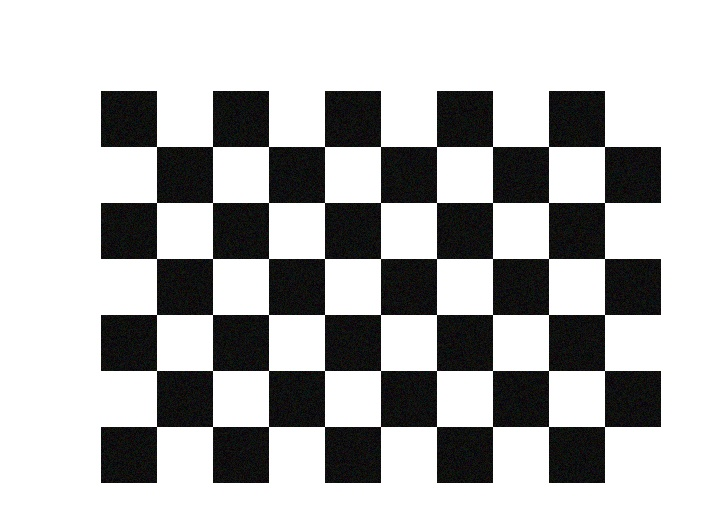
#> input picture calibration_images/chessboard_001.jpg, 707 x 518 px
$ python visualize_task3.py calibration_images/chessboard_001.jpg
#> lines starting #> are read from the running program, lines starting #| are printed output that depends on the picture; after the words box and inside, x2 and y2 are one past the last pixel; in counts of white or black regions, pixels touching at a corner belong together
### armor.py
"""
机甲大师二轮考核 - 装甲板识别与跟踪系统
完整实现所有9个题目的功能
"""

import cv2
import numpy as np
import os
from typing import Tuple, List, Optional, Dict
import json


# 题目 1：基础图像读取与预处理

def task1_image_preprocessing(image_path: str, output_dir: str = "output") -> Dict[str, np.ndarray]:
    """
    题目1：基础图像读取与预处理

    1. 使用cv2.imread读取BGR格式图像
    2. 使用cv2.cvtColor将BGR转换为RGB和GRAY
    3. 使用高斯滤波或中值滤波降低噪声
    4. 显示并保存处理后的图像

    """
    print("=" * 60)
    print("题目1：基础图像读取与预处理")
    print("=" * 60)

    os.makedirs(output_dir, exist_ok=True)

    # 1. 读取图像（BGR格式）
    img_bgr = cv2.imread(image_path)
    if img_bgr is None:
        raise FileNotFoundError(f"无法读取图像: {image_path}")

    print(f"原始图像尺寸: {img_bgr.shape}")

    # 2. BGR转RGB
    img_rgb = cv2.cvtColor(img_bgr, cv2.COLOR_BGR2RGB)

    # 3. BGR转灰度图
    img_gray = cv2.cvtColor(img_bgr, cv2.COLOR_BGR2GRAY)

    # 4. 对灰度图进行滤波处理--高斯
    # 高斯滤波参数：(5,5)是核大小，0是标准差（自动计算）
    img_blurred = cv2.GaussianBlur(img_gray, (5, 5), 0)

    # 可以备选项中值滤波
    # img_blurred = cv2.medianBlur(img_gray, 5)

    # 5. 显示图像
    cv2.imshow("原始图像 (BGR)", img_bgr)
    cv2.imshow("灰度图像", img_gray)
    cv2.imshow("模糊后的图像", img_blurred)

    # print("按任意键关闭窗口...")
    cv2.waitKey(0)
    cv2.destroyAllWindows()

    # 6. 保存处理后的图像
    blurred_path = os.path.join(output_dir, "task1_blurred.jpg")
    cv2.imwrite(blurred_path, img_blurred)
    print(f"模糊后的图像已保存至: {blurred_path}")

    return {
        "original_bgr": img_bgr,
        "rgb": img_rgb,
        "gray": img_gray,
        "blurred": img_blurred
    }

# 题目 2：颜色识别与阈值分割

# [88 lines left out: function task2_color_segmentation, not called in this run]

# 题目 3：装甲板灯条提取

def task3_light_bar_extraction(img_gray: np.ndarray, img_bgr: np.ndarray,
                               output_dir: str = "output", show_windows: bool = True) -> Dict[str, any]:
    """
    题目3：装甲板灯条提取

    1. 使用Canny边缘检测获取边缘信息
    2. 使用霍夫变换检测直线（HoughLinesP更适合检测线段）
    3. 根据灯条特征筛选直线：
       - 长度要求
       - 角度要求
       - 位置关系
    4. 将符合条件的直线合并为灯条区域
    5. 在原图上绘制检测到的灯条
    参数:
        img_gray: 灰度图像
        img_bgr: BGR格式的原始图像
        output_dir: 输出目录
        show_windows: 是否显示窗口（默认True，自动化测试时可设为False）
    """
    # print("=" * 60)
    # print("题目3：装甲板灯条提取")
    # print("=" * 60)

    if output_dir:
        os.makedirs(output_dir, exist_ok=True)

    # 1. 边缘检测
    # 参数：图像，低阈值，高阈值
    edges = cv2.Canny(img_gray, 50, 150)

    # 2. 霍夫直线检测（使用概率霍夫变换HoughLinesP）
    # 参数说明：
    #   rho: 距离分辨率（像素）
    #   theta: 角度分辨率（弧度）
    #   threshold: 累加器阈值（检测直线的最小投票数）
    #   minLineLength: 最小线段长度
    #   maxLineGap: 最大线段间隙
    lines = cv2.HoughLinesP(edges,
                            rho=1,
                            theta=np.pi / 180,
                            threshold=50,
                            minLineLength=30,
                            maxLineGap=10)

    # 3. 筛选符合灯条要求的直线
    valid_lines = []
    img_with_lines = img_bgr.copy()

    if lines is not None:
        for line in lines:
            x1, y1, x2, y2 = line[0]

            # 计算线段长
            length = np.sqrt((x2 - x1) ** 2 + (y2 - y1) ** 2)

            # 计算角度
            angle = np.arctan2(y2 - y1, x2 - x1) * 180 / np.pi
            # 标准化角度到[-90, 90]
            if angle > 90:
                angle -= 180
            elif angle < -90:
                angle += 180

            # 筛选条件：
            # - 长度大于阈值
            # - 角度接近垂直
            min_length = 30
            angle_threshold = 20  # 允许偏离垂直方向的角度

            if length > min_length and abs(abs(angle) - 90) < angle_threshold:
                valid_lines.append({
                    'line': line[0],
                    'length': length,
                    'angle': angle,
                    'center': ((x1 + x2) // 2, (y1 + y2) // 2)
                })

                # 绘制检测到的直线
                cv2.line(img_with_lines, (x1, y1), (x2, y2), (0, 255, 0), 2)

    print(f"检测到 {len(valid_lines)} 条有效灯条")

    # 4. 灯条配对（左右灯条）
    # 根据x坐标位置和角度相似性进行配对
    left_bars = []
    right_bars = []

    if len(valid_lines) >= 2:
        # 按x坐标中心点排序
        sorted_lines = sorted(valid_lines, key=lambda l: l['center'][0])

        # 简单分组：前半部分为左灯条，后半部分为右灯条
        mid_x = img_bgr.shape[1] // 2
        for line_info in sorted_lines:
            if line_info['center'][0] < mid_x:
                left_bars.append(line_info)
            else:
                right_bars.append(line_info)

    # 5. 合并灯条区域
    img_with_bars = img_bgr.copy()

    # 绘制左灯条区域
    if left_bars:
        left_points = []
        for bar in left_bars:
            x1, y1, x2, y2 = bar['line']
            left_points.extend([(x1, y1), (x2, y2)])
        if left_points:
            left_points = np.array(left_points)
            x, y, w, h = cv2.boundingRect(left_points)
            cv2.rectangle(img_with_bars, (x, y), (x + w, y + h), (255, 0, 0), 2)
            cv2.putText(img_with_bars, "Left Bar", (x, y - 10),
                        cv2.FONT_HERSHEY_SIMPLEX, 0.5, (255, 0, 0), 2)

    # 绘制右灯条区域
    if right_bars:
        right_points = []
        for bar in right_bars:
            x1, y1, x2, y2 = bar['line']
            right_points.extend([(x1, y1), (x2, y2)])
        if right_points:
            right_points = np.array(right_points)
            x, y, w, h = cv2.boundingRect(right_points)
            cv2.rectangle(img_with_bars, (x, y), (x + w, y + h), (0, 0, 255), 2)
            cv2.putText(img_with_bars, "Right Bar", (x, y - 10),
                        cv2.FONT_HERSHEY_SIMPLEX, 0.5, (0, 0, 255), 2)

    # 6. 显示结果
    if show_windows:
        cv2.imshow("边缘检测", edges)
        cv2.imshow("检测到的直线", img_with_lines)
        cv2.imshow("灯条区域", img_with_bars)

        print("按任意键关闭窗口...")
        cv2.waitKey(0)
        cv2.destroyAllWindows()

    # 7. 保存结果
    if output_dir:
        cv2.imwrite(os.path.join(output_dir, "task3_edges.jpg"), edges)
        cv2.imwrite(os.path.join(output_dir, "task3_lines.jpg"), img_with_lines)
        cv2.imwrite(os.path.join(output_dir, "task3_light_bars.jpg"), img_with_bars)

    return {
        "edges": edges,
        "valid_lines": valid_lines,
        "left_bars": left_bars,
        "right_bars": right_bars,
        "result_image": img_with_bars
    }


# 题目 4：相机标定与畸变矫正

# [1143 lines left out: functions task4_camera_calibration, task5_number_recognition, task6_armor_detection, task7_pose_estimation, task8_object_tracking, task9_comprehensive_system and 1 more, not called in this run]


# [2 lines that do not run on import are left out]

### visualize_task3.py
"""
可视化第三题的结果
显示灯条提取的效果
"""

import cv2
import numpy as np
import os
from armor import task1_image_preprocessing, task3_light_bar_extraction

def visualize_task3_results(image_path: str = "test_images/armor.jpg"):
    """可视化第三题的结果"""

    if not os.path.exists(image_path):
        print(f"图像不存在: {image_path}")
        return

    # 读取图像并预处理
    result1 = task1_image_preprocessing(image_path, output_dir="output")
#> in task1_image_preprocessing, img_bgr is the input picture: shape (518, 707, 3); mean B, G, R 182.8, 182.9, 182.8
#| 原始图像尺寸: (518, 707, 3)
#> in task1_image_preprocessing, `img_blurred = cv2.GaussianBlur(img_gray, (5, 5), 0)`:
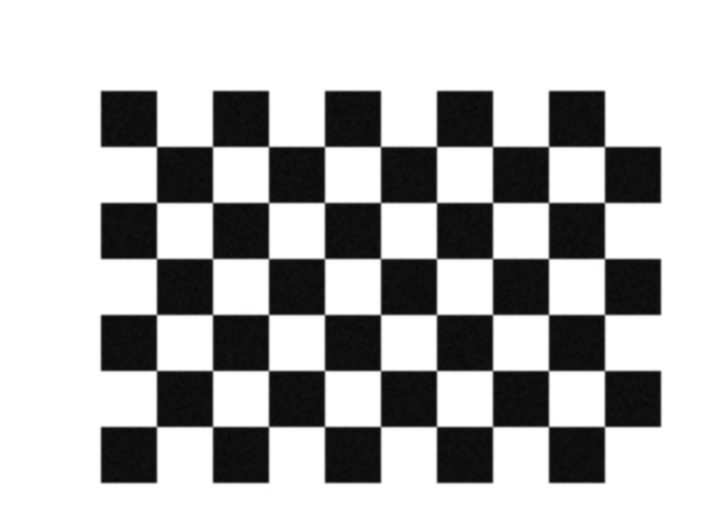
#> img_blurred: shape (518, 707); min 8, max 255, mean 182.9
#> result1 = 4 items
    img_gray = result1["gray"]
    img_bgr = result1["original_bgr"]

    # 执行灯条提取
    result3 = task3_light_bar_extraction(img_gray, img_bgr, output_dir="output", show_windows=False)
#> in task3_light_bar_extraction, `edges = cv2.Canny(img_gray, 50, 150)`:
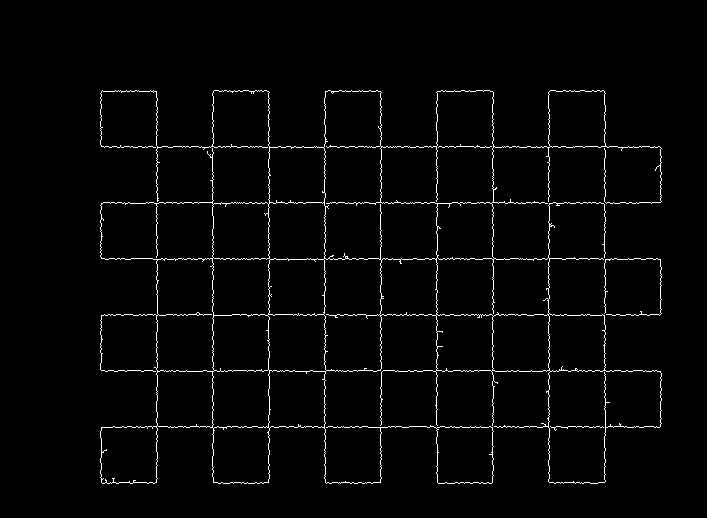
#> edges: shape (518, 707); 2.2% white in thin lines or dots, all inside (x1, y1, x2, y2) = (100, 90, 662, 484)
#> in task3_light_bar_extraction, `lines = cv2.HoughLinesP(edges, rho=1, theta=np.pi / 180, threshold=50,..`: lines = 69 rows, first 6: [232, 314, 365, 314], [101, 146, 659, 146], [146, 202, 434, 202], [474, 147, 584, 147], [543, 370, 656, 370], [388, 426, 660, 426]
#> the loop in task3_light_bar_extraction, `for line in lines:` made 69 passes
#> (x1, y1, x2, y2, length, angle) on passes 1 to 8: (232, 314, 365, 314, 133, 0), (101, 146, 659, 146, 558, 0), (146, 202, 434, 202, 288, 0), (474, 147, 584, 147, 110, 0), (543, 370, 656, 370, 113, 0), (388, 426, 660, 426, 272, 0), (413, 258, 616, 258, 203, 0), (427, 427, 659, 427, 232, 0)
#> after the loop in task3_light_bar_extraction, `for line in lines:`:
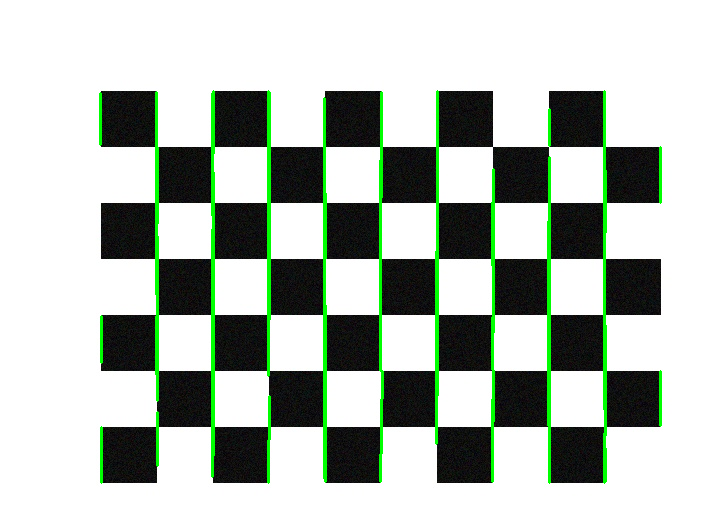
#> img_with_lines: shape (518, 707, 3); 3.4% of pixels changed, all inside (x1, y1, x2, y2) = (99, 90, 662, 484)
#> after the loop in task3_light_bar_extraction, `for line in lines:`: valid_lines = 37 items
#| 检测到 37 条有效灯条
#> the loop in task3_light_bar_extraction, `for line_info in sorted_lines:` made 37 passes
#> after the loop in task3_light_bar_extraction, `for line_info in sorted_lines:`: left_bars = 18 items; right_bars = 19 items
#> the loop in task3_light_bar_extraction, `for bar in left_bars:` made 18 passes
#> (x1, y1, x2, y2) on passes 1 to 8: (100, 144, 100, 93), (101, 482, 101, 427), (101, 362, 101, 316), (156, 374, 156, 316), (156, 294, 156, 92), (157, 465, 157, 412), (157, 223, 157, 147), (157, 400, 157, 236)
#> after the loop in task3_light_bar_extraction, `for bar in left_bars:`: left_points = 36 pairs, first value 100 to 325, second value 91 to 482
#> in task3_light_bar_extraction, `x, y, w, h = cv2.boundingRect(left_points)`: x = 100; y = 91; w = 226; h = 392
#> the loop in task3_light_bar_extraction, `for bar in right_bars:` made 19 passes
#> (x1, y1, x2, y2) on passes 1 to 8: (380, 370, 380, 160), (381, 197, 381, 92), (380, 481, 382, 371), (436, 443, 436, 251), (437, 395, 437, 91), (492, 265, 492, 202), (492, 481, 492, 399), (492, 317, 493, 421)
#> after the loop in task3_light_bar_extraction, `for bar in right_bars:`: right_points = 38 pairs, first value 380 to 660, second value 91 to 482
#> in task3_light_bar_extraction, `x, y, w, h = cv2.boundingRect(right_points)`: x = 380; w = 281
#> result3 = 5 items

    # 创建组合图像用于显示
    h, w = img_bgr.shape[:2]

    # 将边缘检测结果转换为3通道以便显示
    edges_3ch = cv2.cvtColor(result3['edges'], cv2.COLOR_GRAY2BGR)

    # 创建一个显示所有检测直线的图像
    img_with_all_lines = img_bgr.copy()
    for line_info in result3['valid_lines']:
        x1, y1, x2, y2 = line_info['line']
        cv2.line(img_with_all_lines, (x1, y1), (x2, y2), (0, 255, 0), 2)
        # 标记中心点
        cv2.circle(img_with_all_lines, line_info['center'], 3, (255, 0, 0), -1)
#> this loop made 37 passes
#> (x1, y1, x2, y2) on passes 1 to 4: (380, 370, 380, 160), (548, 425, 548, 221), (268, 375, 268, 91), (156, 374, 156, 316)
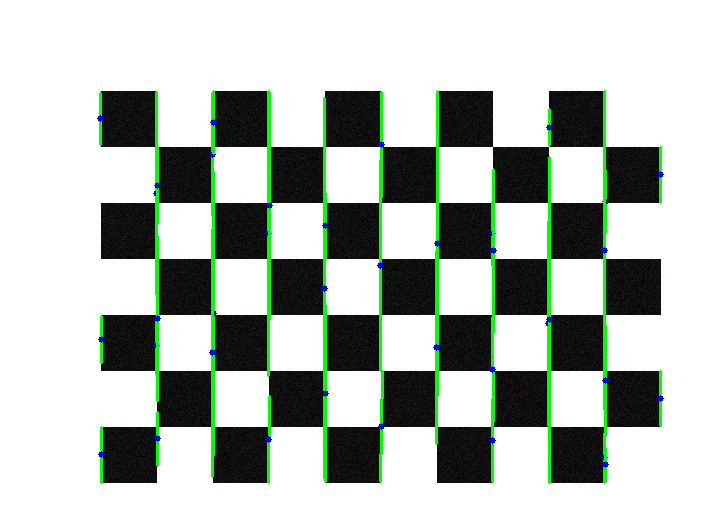
#> img_with_all_lines: shape (518, 707, 3); 3.49% of pixels changed, all inside (x1, y1, x2, y2) = (97, 90, 664, 484)

    # 创建2x2的网格显示
    # 第一行：原始图像、边缘检测
    # 第二行：检测到的所有直线、灯条区域（带标注）
    row1 = np.hstack([img_bgr, edges_3ch])
    row2 = np.hstack([img_with_all_lines, result3['result_image']])

    # 调整大小以便显示
    scale = min(800 / row1.shape[1], 600 / (row1.shape[0] + row2.shape[0]))
    new_w = int(row1.shape[1] * scale)
    new_h1 = int(row1.shape[0] * scale)
    new_h2 = int(row2.shape[0] * scale)

    row1_resized = cv2.resize(row1, (new_w, new_h1))
    row2_resized = cv2.resize(row2, (new_w, new_h2))
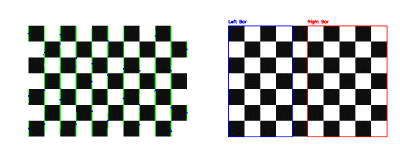
#> row2_resized: shape (293, 800, 3) (shown at 1/2 size); mean B, G, R 180.2, 182.6, 179.9

    combined = np.vstack([row1_resized, row2_resized])

    # 添加标签和统计信息
    font = cv2.FONT_HERSHEY_SIMPLEX
    font_scale = 0.6
    thickness = 2
    color = (255, 255, 255)
    bg_color = (0, 0, 0)

    labels = [
        "Original", "Canny Edges",
        "Detected Lines", "Light Bars"
    ]

    label_w = new_w // 2
    for i, label in enumerate(labels):
        x = (i % 2) * label_w + 10
        y = (i // 2) * new_h1 + 25

        # 添加背景矩形使文字更清晰
        text_size = cv2.getTextSize(label, font, font_scale, thickness)[0]
        cv2.rectangle(combined, (x-5, y-text_size[1]-5),
                     (x+text_size[0]+5, y+5), bg_color, -1)
        cv2.putText(combined, label, (x, y), font, font_scale, color, thickness)
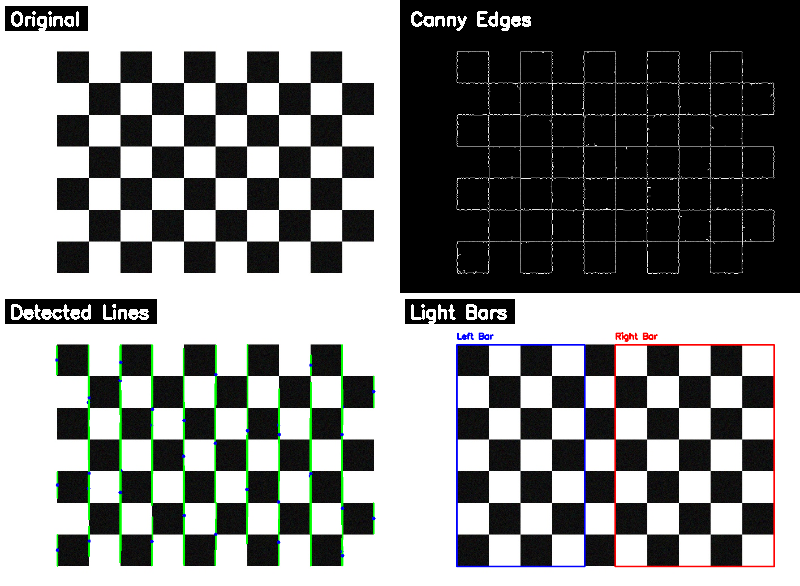
#> combined: shape (586, 800, 3); mean B, G, R 134.2, 135.4, 134.1

    # 在图像底部添加统计信息
    stats = result3
    stats_y = combined.shape[0] - 30
    stats_text = (f"Valid Lines: {len(stats['valid_lines'])} | "
                 f"Left Bars: {len(stats['left_bars'])} | "
                 f"Right Bars: {len(stats['right_bars'])}")
    text_size = cv2.getTextSize(stats_text, font, 0.5, 1)[0]
    stats_x = (combined.shape[1] - text_size[0]) // 2
    cv2.rectangle(combined, (stats_x-10, stats_y-text_size[1]-5),
                 (stats_x+text_size[0]+10, stats_y+5), bg_color, -1)
    cv2.putText(combined, stats_text, (stats_x, stats_y), font, 0.5, color, 1)
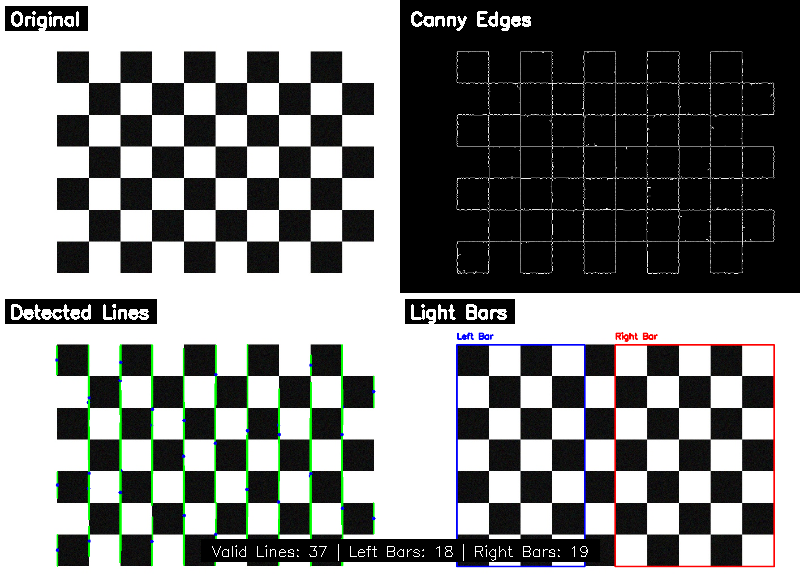
#> combined: shape (586, 800, 3); mean B, G, R 131.5, 132.7, 131.4

    # 显示结果
    cv2.imshow("Task 3: Light Bar Extraction Results", combined)
    print("按任意键关闭窗口...")
    cv2.waitKey(0)
    cv2.destroyAllWindows()

    # 保存组合图像
    cv2.imwrite("output/task3_visualization.jpg", combined)
    print("可视化结果已保存到: output/task3_visualization.jpg")

    # 打印详细信息
    print(f"\n检测统计:")
    print(f"  有效灯条数: {len(stats['valid_lines'])}")
#|   有效灯条数: 37
    print(f"  左灯条数: {len(stats['left_bars'])}")
#|   左灯条数: 18
    print(f"  右灯条数: {len(stats['right_bars'])}")
#|   右灯条数: 19

    if stats['valid_lines']:
        print(f"\n前5条灯条信息:")
        for i, line_info in enumerate(stats['valid_lines'][:5]):
            print(f"  灯条 {i+1}: 长度={line_info['length']:.2f}px, "
                  f"角度={line_info['angle']:.2f}°, "
                  f"中心=({line_info['center'][0]}, {line_info['center'][1]})")
#> this loop made 5 passes
#|   灯条 1: 长度=210.00px, 角度=-90.00°, 中心=(380, 265)
#|   灯条 2: 长度=204.00px, 角度=-90.00°, 中心=(548, 323)
#|   灯条 3: 长度=284.00px, 角度=-90.00°, 中心=(268, 233)
#|   灯条 4: 长度=58.00px, 角度=-90.00°, 中心=(156, 345)
#|   灯条 5: 长度=380.00px, 角度=-90.00°, 中心=(324, 288)


if __name__ == "__main__":
    import sys

    image_path = sys.argv[1] if len(sys.argv) > 1 else "test_images/armor.jpg"
    visualize_task3_results(image_path)
